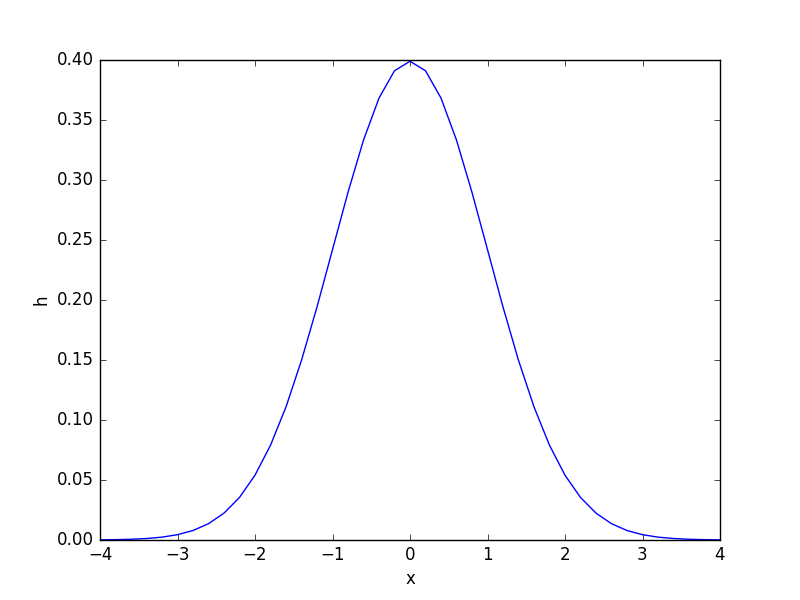

Source code (Python):
# Exercise 5.3
# Author: Noah Waterfield Price

from numpy import sqrt, exp, pi, linspace
from matplotlib.pyplot import plot, show, xlabel, ylabel


def h(x):
    return 1 / sqrt(2 * pi) * exp(-0.5 * x * x)

xlist = linspace(-4, 4, 41)
hlist = h(xlist)

plot(xlist, hlist)
xlabel('x')
ylabel('h')
show()
